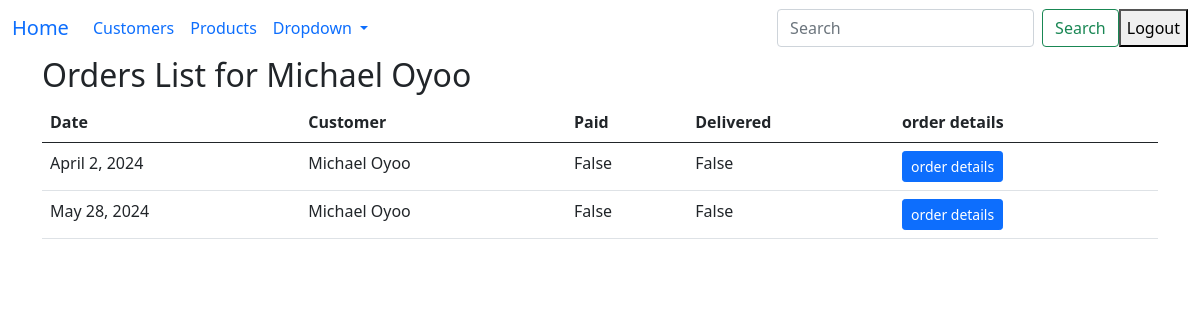
Screenshot of /orders/1 (signed in) with the database file from the repository.
### sales/models.py (models this page shows, shortened)
class Customer(models.Model):
    first_name = models.CharField(max_length=20)
    last_name = models.CharField(max_length=20)
    email = models.EmailField()
    phone = models.CharField(max_length=12)
    user = models.ForeignKey(User, on_delete=models.CASCADE)
    password = models.CharField(max_length=20)
    image = models.ImageField(upload_to='media/images')
    def __str__(self):
        return f'{self.first_name}'

class Order(models.Model):
    customer = models.ForeignKey(Customer, on_delete=models.CASCADE)
    order_date = models.DateField()
    paid = models.BooleanField(default=False)
    delivered = models.BooleanField(default=False)

### sales/views.py (the view)
# urls.py: path('orders/<int:customer_id>', orders, name='orders'),
@login_required
def orders(request, customer_id):
    current_customer = Customer.objects.get(id=customer_id)
    if current_customer:
        orders = Order.objects.filter(customer=current_customer)
        context = {'orders': orders}
    context.update({'customer': current_customer})
    return render(request, 'orders.html', context)

### sales/templates/orders.html
{% extends 'base.html' %} {% block main %}
<h2>Orders List for {{customer}}</h2>
<table class="table table-hovered">
    <thead>
        <tr>
            <th>Date</th>
            <th>Customer</th>
            <th>Paid</th>
            <th>Delivered</th>
            <th>order details</th>
        </tr>
    </thead>
    <tbody>
        {% for order in orders %}
        <tr>
            <td>{{order.order_date}}</td>
            <td>{{order.customer}}</td>
            <td>{{order.paid}}</td>
            <td>{{order.delivered}}</td>
            <td>
                <a
                    href="/order_details/{{order.id}}"
                    class="btn btn-primary btn-sm"
                    >order details</a
                >
            </td>
        </tr>
        {% endfor %}
    </tbody>
</table>
{% endblock %}

### rows the page displays
Customer: first_name "Michael Oyoo"
Order: order_date "April 2, 2024", customer "Michael Oyoo", paid "False", delivered "False"
Order: order_date "May 28, 2024", customer "Michael Oyoo", paid "False", delivered "False"
